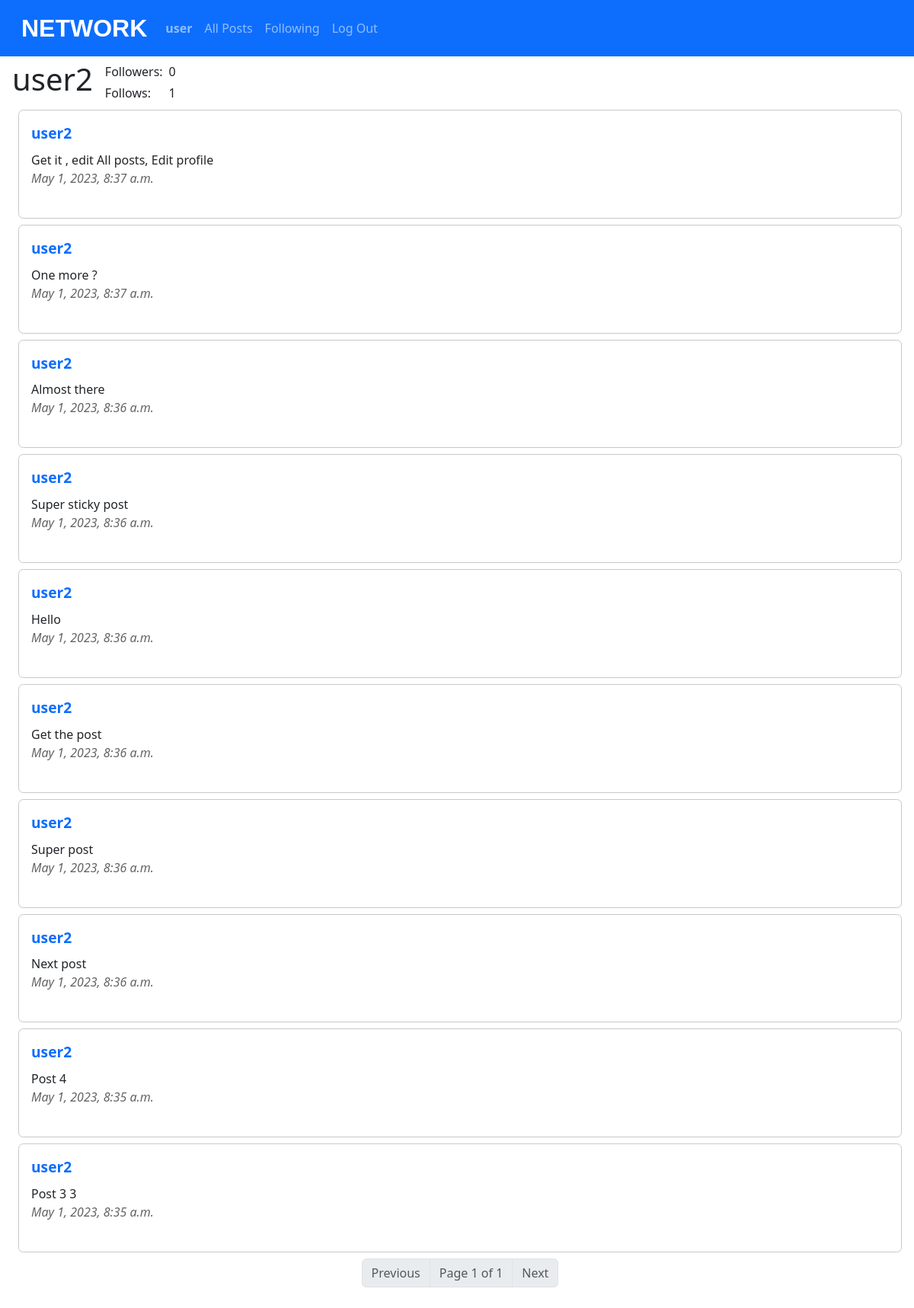
The app's page /profile/user2 (signed in) with its own data.
### network/models.py (models this page shows, shortened)
class User(AbstractUser):
    pass

class Post(models.Model):
    body = models.CharField(max_length=640)                                         # Post text
    date = models.DateTimeField(auto_now_add=True)                                  # Creation date
    date_edit = models.DateTimeField(auto_now=True, blank=True)                     # Edit date
    user = models.ForeignKey(User, on_delete=models.CASCADE)                        # User
    likes = models.ManyToManyField(User, blank=True, related_name="users_likes")    # Likes

### network/views.py (the view)
# urls.py: path("profile/<str:user>", views.profile, name="profile"),
def profile(request, user):
    user = get_object_or_404(User, username=user)
    try:
        posts = Post.objects.filter(user = user)
        posts = posts.order_by("-date").all()
        paginator = Paginator(posts, 10)
        page_number = request.GET.get('page')
        page_obj = paginator.get_page(page_number)
    except:
        page_obj = False
    try:
        user_followers = len(Follow.objects.filter(followed_users = user))
    except:
        user_followers = 0
    try:
        user_follows = len(Follow.objects.get(user = user).followed_users.all())
    except:
        user_follows = 0
    current_user = False
    if user.username == str(request.user):
        current_user = True
    logged_in = False
    if request.user.is_authenticated:
        logged_in = True
    return render(request, "network/profile.html",{
        "user_name": user.username,
        "page_obj": page_obj,
        "user_follows": user_follows,
        "user_followers": user_followers,
        "current_user": current_user,
        "logged_in": logged_in
        })

### network/templates/network/profile.html (shortened to what this page needs)
{% extends "network/layout.html" %}
{% block body %}
<div id="profile_div">
    <div id="heading_div">
        <div id="profile_heading"><h1 id="heading_h1">{{ user_name }}</h1></div>
        <div id="profile_info">
            <div id="profile_followers">
                <span id="user_followers_text">Followers: </span>
                <span id="user_followers">{{ user_followers }}</span>
            </div>
            <div id="profile_following">
            <span id="user_following_text">Follows: </span>
            <span id="user_following">{{ user_follows }}</span>
            </div>
        </div>
      </div>
    <div id="profile_posts">
        <div id="all_posts">
            {% if page_obj %}
                {% for post in page_obj %}
                <div class="post">
                    <div class="post_user"><a href="{% url 'profile' post.user %}">{{ post.user }}</a></div>
                    <div class="post_body">{{ post.body }}</div>
                    <div class="post_date">{{ post.date }}</div>
                </div>
                {% endfor %}
                <nav aria-label="Page navigation example">
                    <ul class="pagination justify-content-center">
                    {% if page_obj.has_previous %}
                        <li class="page-item"><a class="page-link" href="?page={{ page_obj.previous_page_number }}">Previous</a></li>
                    {% else %}
                        <li class="page-item disabled"><a class="page-link">Previous</a></li>
                    {% endif %}
                        <li class="page-item disabled"><a class="page-link">Page {{ page_obj.number }} of {{ page_obj.paginator.num_pages }}</a></li>
                    {% if page_obj.has_next %}
                        <li class="page-item"><a class="page-link" href="?page={{ page_obj.next_page_number }}">Next</a></li>
                    {% else %}
                        <li class="page-item disabled"><a class="page-link">Next</a></li>
                    {% endif %}
                    </ul>
                </nav>
            {% else %}
            <h4>There are no posts yet!</h4>
            {% endif %}
        </div>
    </div>
</div>
{% endblock %}

### network/templates/network/layout.html (shortened to what this page needs)
{% load static %}
<!DOCTYPE html>
<html lang="en">
    <head>
        <link href="https://cdn.jsdelivr.net/npm/bootstrap@5.3.0-alpha3/dist/css/bootstrap.min.css" rel="stylesheet">
        <link href="{% static 'network/styles.css' %}" rel="stylesheet">
    </head>
    <body>
        <nav class="navbar navbar-expand-lg bg-primary fixed-top" data-bs-theme="dark">
            <div class="container-fluid">
                <a class="navbar-brand" href="{% url 'index' %}">NETWORK</a>
                <div class="collapse navbar-collapse" id="navbarTogglerDemo01">
                    <ul class="navbar-nav me-auto mb-2 mb-lg-0">
                        {% if user.is_authenticated %}
                            <li class="nav-item">
                                <a class="nav-link" href="{% url 'profile' user %}"><strong>{{ user.username }}</strong></a>
                            </li>
                        {% endif %}
                        <li class="nav-item">
                        <a class="nav-link" href="{% url 'index' %}">All Posts</a>
                        </li>
                        {% if user.is_authenticated %}
                            <li class="nav-item">
                                <a class="nav-link" href="{% url 'following' %}">Following</a>
                            </li>
                            <li class="nav-item">
                                <a class="nav-link" href="{% url 'logout' %}">Log Out</a>
                            </li>
                        {% endif %}
                    </ul>
                </div>
            </div>
          </nav>
        <div class="body">
            {% block body %}
            {% endblock %}
        </div>
    </body>
</html>

### network/static/network/styles.css (style rules this page uses)
body { margin: 2rem 1rem; }
a { text-decoration: none; }
.navbar-brand { font-size: 2rem; padding-left: 1rem; font-weight: bold; font-family:Arial, Helvetica, sans-serif; }
#all_posts { margin: 0rem 0rem 1rem 0.5rem; }
.post { padding:1rem; border: 1px solid rgb(200, 200, 200); border-radius: 0.4rem; margin-bottom: 0.5rem; transition: 0.5s background-color ease-in-out; }
.post_user { font-size: 1.2rem; font-weight: bold; margin-bottom: 0.5rem; }
.post_date { font-style: italic; color: rgb(100, 100, 100); }
#heading_div { margin-top: 5rem; display: flex; align-items: center; width: 100%; }
#profile_heading { order: 1; }
#profile_info { display: flex; flex-direction: column; align-items: left; order: 2; }
#profile_followers, #profile_following { display: flex; align-items: center; margin: 0.1rem 1rem; }
#user_followers_text, #user_following_text { width: 100%; }
#user_followers, #user_following { margin-left: 0.5rem; }

### records on screen
User: username "user"
User: username "user2"
Post: user "user2", body "Get it , edit All posts, Edit profile", date "May 1, 2023, 8:37 a.m."
Post: user "user2", body "One more ?", date "May 1, 2023, 8:37 a.m."
Post: user "user2", body "Almost there", date "May 1, 2023, 8:36 a.m."
Post: user "user2", body "Super sticky post", date "May 1, 2023, 8:36 a.m."
Post: user "user2", body "Hello", date "May 1, 2023, 8:36 a.m."
Post: user "user2", body "Get the post", date "May 1, 2023, 8:36 a.m."
Post: user "user2", body "Super post", date "May 1, 2023, 8:36 a.m."
Post: user "user2", body "Next post", date "May 1, 2023, 8:36 a.m."
Post: user "user2", body "Post 4", date "May 1, 2023, 8:35 a.m."
Post: user "user2", body "Post 3 3", date "May 1, 2023, 8:35 a.m."

### other values on screen
{{ user_followers }} "0"
{{ user_follows }} "1"
{{ page_obj.number }} "1"
{{ page_obj.paginator.num_pages }} "1"
